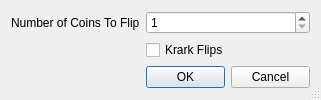
<?xml version="1.0" encoding="UTF-8"?>
<ui version="4.0">
 <class>CoinsFlipDialogue</class>
 <widget class="QDialog" name="CoinsFlipDialogue">
  <property name="geometry">
   <rect>
    <x>0</x>
    <y>0</y>
    <width>321</width>
    <height>100</height>
   </rect>
  </property>
  <property name="windowTitle">
   <string>Dialog</string>
  </property>
  <property name="sizeGripEnabled">
   <bool>true</bool>
  </property>
  <layout class="QFormLayout" name="formLayout">
   <item row="0" column="0">
    <widget class="QLabel" name="label">
     <property name="sizePolicy">
      <sizepolicy hsizetype="Preferred" vsizetype="Preferred">
       <horstretch>2</horstretch>
       <verstretch>0</verstretch>
      </sizepolicy>
     </property>
     <property name="text">
      <string>Number of Coins To Flip</string>
     </property>
     <property name="wordWrap">
      <bool>true</bool>
     </property>
    </widget>
   </item>
   <item row="0" column="1">
    <widget class="QSpinBox" name="spinBox">
     <property name="sizePolicy">
      <sizepolicy hsizetype="Minimum" vsizetype="Fixed">
       <horstretch>1</horstretch>
       <verstretch>0</verstretch>
      </sizepolicy>
     </property>
     <property name="minimum">
      <number>1</number>
     </property>
     <property name="maximum">
      <number>100000000</number>
     </property>
    </widget>
   </item>
   <item row="2" column="1">
    <widget class="QDialogButtonBox" name="buttonBox">
     <property name="orientation">
      <enum>Qt::Horizontal</enum>
     </property>
     <property name="standardButtons">
      <set>QDialogButtonBox::Cancel|QDialogButtonBox::Ok</set>
     </property>
    </widget>
   </item>
   <item row="1" column="1">
    <widget class="QCheckBox" name="krarkBox">
     <property name="text">
      <string>Krark Flips</string>
     </property>
    </widget>
   </item>
  </layout>
 </widget>
 <resources/>
 <connections>
  <connection>
   <sender>buttonBox</sender>
   <signal>accepted()</signal>
   <receiver>CoinsFlipDialogue</receiver>
   <slot>accept()</slot>
   <hints>
    <hint type="sourcelabel">
     <x>248</x>
     <y>254</y>
    </hint>
    <hint type="destinationlabel">
     <x>157</x>
     <y>274</y>
    </hint>
   </hints>
  </connection>
  <connection>
   <sender>buttonBox</sender>
   <signal>rejected()</signal>
   <receiver>CoinsFlipDialogue</receiver>
   <slot>reject()</slot>
   <hints>
    <hint type="sourcelabel">
     <x>316</x>
     <y>260</y>
    </hint>
    <hint type="destinationlabel">
     <x>286</x>
     <y>274</y>
    </hint>
   </hints>
  </connection>
 </connections>
</ui>
